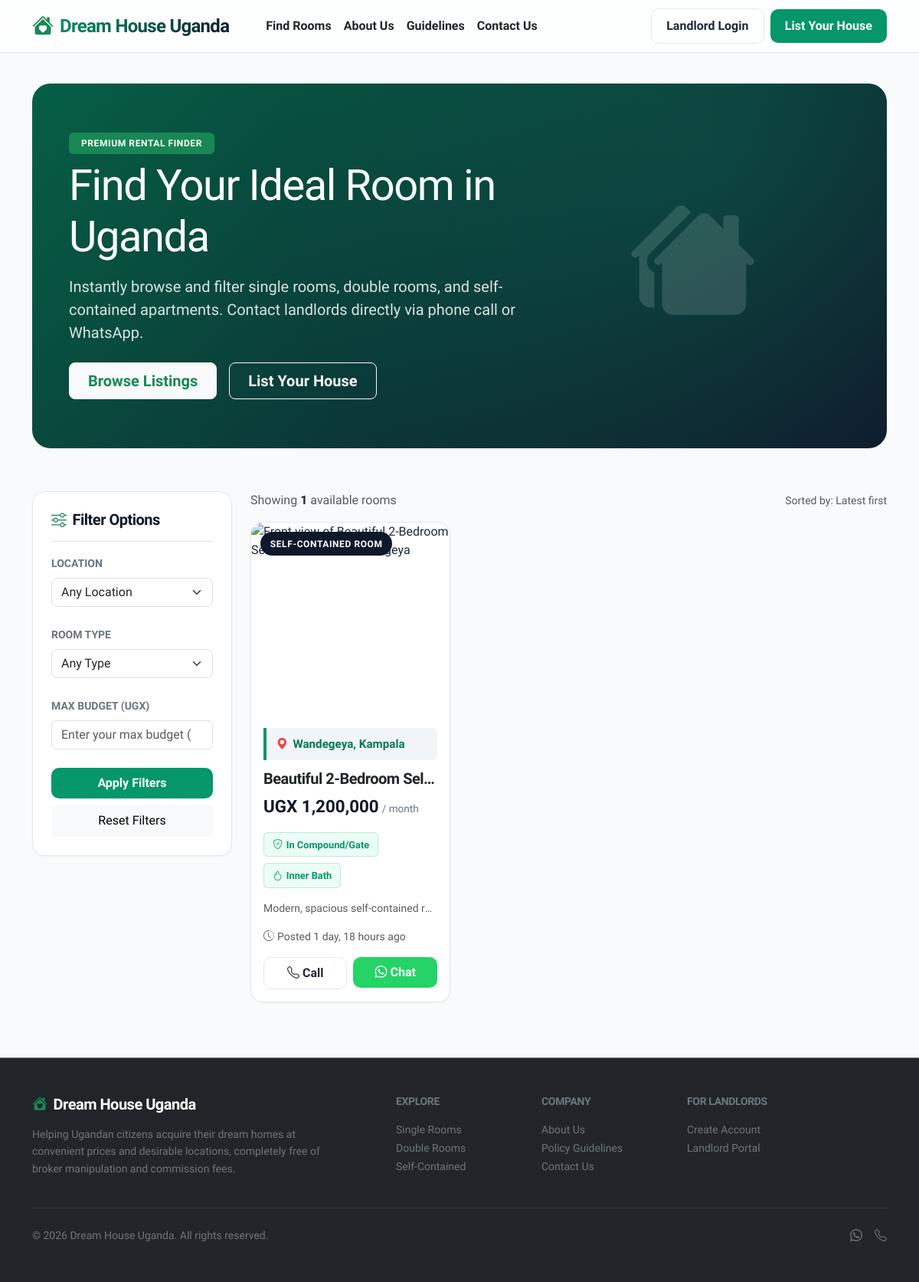
/, run on an earlier commit of the app's database.
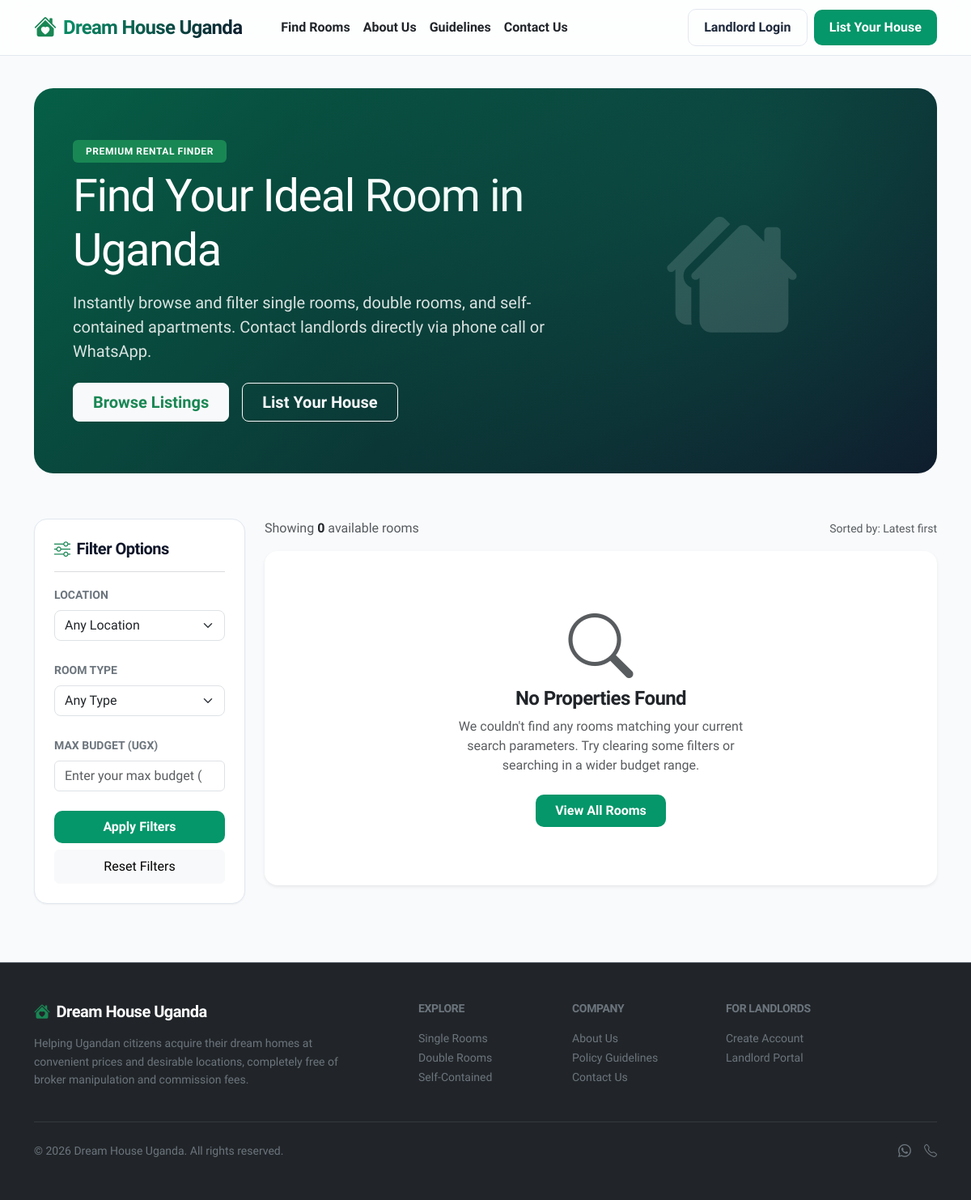
And on a later commit of the database.
### listings/models.py (models this page shows, shortened)
class Listing(models.Model):
    ROOM_TYPES = [
        ('single', 'Single Room'),
        ('double', 'Double Room'),
        ('self_contained', 'Self-contained Room'),
    ]
    landlord = models.ForeignKey(User, on_delete=models.CASCADE, related_name='listings', limit_choices_to={'role': User.LANDLORD})
    title = models.CharField(max_length=200, help_text="Short descriptive title (e.g. Spacious Self-contained in Wandegeya)")
    room_type = models.CharField(max_length=20, choices=ROOM_TYPES, default='single')
    price_per_month = models.PositiveIntegerField(help_text="Rent price per month in UGX")
    location = models.CharField(max_length=255, help_text="Exact location (e.g. Wandegeya, Kampala)")
    telephone = models.CharField(max_length=20, help_text="Contact telephone number (e.g. +256789000000)")
    image_front = models.ImageField(upload_to='listings/images/', help_text="Front view of the house")
    image_inside = models.ImageField(upload_to='listings/images/', help_text="Inside view of the room")
    image_other = models.ImageField(upload_to='listings/images/', help_text="Any other view (e.g. compound or bathroom)")
    description = models.TextField(help_text="Detailed description of the house")
    in_gate = models.BooleanField(default=False, verbose_name="Located inside a gate")
    inner_bathroom = models.BooleanField(default=False, verbose_name="Has inner bathroom")
    is_available = models.BooleanField(default=True, verbose_name="Available")
    is_taken = models.BooleanField(default=False, verbose_name="Marked as taken")
    created_at = models.DateTimeField(auto_now_add=True)
    updated_at = models.DateTimeField(auto_now=True)
    class Meta:
        ordering = ['-created_at']
    @property
    def price_formatted(self):
        return f"UGX {self.price_per_month:,}"
    @property
    def whatsapp_url(self):
        digits_only = ''.join(c for c in self.telephone if c.isdigit())
        if digits_only.startswith('0'):
            clean_phone = '256' + digits_only[1:]
        elif digits_only.startswith('7') and len(digits_only) == 9:
            clean_phone = '256' + digits_only
        else:
            clean_phone = digits_only
        message = f"Hello! I saw your listing on Dream House Uganda for a {self.get_room_type_display()} in {self.location} ({self.price_formatted}/month). Is it still available?"
        encoded_message = urllib.parse.quote(message)
        return f"https://wa.me/{clean_phone}?text={encoded_message}"

### listings/views.py (the view)
# urls.py: path('', views.home_page, name='home'),
def home_page(request):
    listings = Listing.objects.filter(is_available=True)
    existing_locations = Listing.objects.filter(is_available=True).values_list('location', flat=True).distinct()
    location_list = sorted(list(set(loc.strip() for loc in existing_locations if loc)))
    max_db_price = Listing.objects.filter(is_available=True).aggregate(Max('price_per_month'))['price_per_month__max'] or 2000000
    search_location = request.GET.get('location', '').strip()
    room_type = request.GET.get('room_type', '')
    price_max = request.GET.get('price_max', '')
    if search_location:
        listings = listings.filter(location__icontains=search_location)
    if room_type:
        listings = listings.filter(room_type=room_type)
    if price_max:
        try:
            listings = listings.filter(price_per_month__lte=int(price_max))
        except ValueError:
            pass
    context = {
        'listings': listings,
        'location_list': location_list,
        'selected_location': search_location,
        'selected_room_type': room_type,
        'selected_price_max': price_max,
        'max_price_limit': max_db_price,
    }
    return render(request, 'listings/home.html', context)

### listings/templates/listings/home.html (shortened to what this page needs)
{% extends 'listings/base.html' %}
{% load static %}
{% block content %}
<div class="container">
    <div class="hero-section text-center text-md-start px-4 px-md-5">
        <div class="row align-items-center">
            <div class="col-lg-7">
                <span class="badge bg-success mb-2 px-3 py-2 text-uppercase fw-semibold" style="letter-spacing: 0.05em;">Premium Rental Finder</span>
                <h1 class="text-white display-4 fw-extrabold mb-3">Find Your Ideal Room in Uganda</h1>
                <p class="text-light-50 fs-5 mb-4" style="opacity: 0.85;">
                    Instantly browse and filter single rooms, double rooms, and self-contained apartments. Contact landlords directly via phone call or WhatsApp.
                </p>
                <div class="d-flex flex-wrap gap-3 justify-content-center justify-content-md-start">
                    <a href="#listings-section" class="btn btn-light btn-lg fw-bold text-success px-4">Browse Listings</a>
                    <a href="{% url 'register' %}" class="btn btn-outline-light btn-lg fw-bold px-4">List Your House</a>
                </div>
            </div>
            <div class="col-lg-5 d-none d-lg-block text-center">
                <i class="bi bi-houses-fill" style="font-size: 10rem; color: rgba(255,255,255,0.15);"></i>
            </div>
        </div>
    </div>
    <div class="row g-4 mt-1" id="listings-section">
        <div class="col-md-4 col-lg-3 d-none d-md-block">
            <div class="filter-card rounded-4">
                <h5 class="fw-bold mb-3 d-flex align-items-center gap-2">
                    <i class="bi bi-sliders text-success"></i> Filter Options
                </h5>
                <hr class="my-3 text-secondary">
                <form method="GET" action="{% url 'home' %}">
                    <div class="mb-4">
                        <label class="form-label small text-uppercase fw-bold text-secondary">Location</label>
                        <select name="location" class="form-select rounded-3">
                            <option value="">Any Location</option>
                        </select>
                    </div>
                    <div class="mb-4">
                        <label class="form-label small text-uppercase fw-bold text-secondary">Room Type</label>
                        <select name="room_type" class="form-select rounded-3">
                            <option value="">Any Type</option>
                        </select>
                    </div>
                    <div class="mb-4">
                        <label class="form-label small text-uppercase fw-bold text-secondary">Max Budget (UGX)</label>
                        <input type="number" class="form-control" name="price_max" placeholder="Enter your max budget (optional)" value="{% if selected_price_max %}{{ selected_price_max }}{% endif %}">
                    </div>
                    <div class="d-grid gap-2">
                        <button type="submit" class="btn btn-emerald py-2">Apply Filters</button>
                        <a href="{% url 'home' %}" class="btn btn-light py-2">Reset Filters</a>
                    </div>
                </form>
            </div>
        </div>
        <div class="col-md-8 col-lg-9">
            <div class="d-flex justify-content-between align-items-center mb-3">
                <p class="text-muted mb-0">
                    Showing <span class="fw-bold text-dark">{{ listings|length }}</span> available rooms
                </p>
                <div class="dropdown">
                    <span class="text-muted small">Sorted by: Latest first</span>
                </div>
            </div>
            {% if listings %}
                <div class="row g-4">
                    {% for listing in listings %}
                        <div class="col-sm-6 col-lg-4">
                            <div class="listing-card">
                                <div class="card-img-container">
                                    <span class="room-type-badge">{{ listing.get_room_type_display }}</span>
                                    <div id="carouselCard{{ listing.id }}" class="carousel slide h-100" data-bs-ride="false" data-bs-interval="false">
                                        <div class="carousel-indicators">
                                            <button type="button" data-bs-target="#carouselCard{{ listing.id }}" data-bs-slide-to="0" class="active" aria-current="true" aria-label="Slide 1"></button>
                                            <button type="button" data-bs-target="#carouselCard{{ listing.id }}" data-bs-slide-to="1" aria-label="Slide 2"></button>
                                            <button type="button" data-bs-target="#carouselCard{{ listing.id }}" data-bs-slide-to="2" aria-label="Slide 3"></button>
                                        </div>
                                        <div class="carousel-inner h-100">
                                            <div class="carousel-item active h-100">
                                            </div>
                                        </div>
                                        <button class="carousel-control-prev" type="button" data-bs-target="#carouselCard{{ listing.id }}" data-bs-slide="prev">
                                            <span class="carousel-control-prev-icon" aria-hidden="true"></span>
                                        </button>
                                        <button class="carousel-control-next" type="button" data-bs-target="#carouselCard{{ listing.id }}" data-bs-slide="next">
                                            <span class="carousel-control-next-icon" aria-hidden="true"></span>
                                        </button>
                                    </div>
                                </div>
                                <div class="card-body p-3 d-flex flex-column">
                                    <div class="listing-location-wrapper">
                                        <div class="location-text">
                                            <i class="bi bi-geo-alt-fill location-icon-pulse"></i>
                                            <span>{{ listing.location }}</span>
                                        </div>
                                    </div>
                                    <h5 class="card-title fw-bold text-truncate mb-2" title="{{ listing.title }}">
                                        <a href="{% url 'listing_detail' listing.id %}" class="text-decoration-none text-dark">{{ listing.title }}</a>
                                    </h5>
                                    <div class="mb-3 d-flex align-items-baseline gap-1">
                                        <span class="price-tag">{{ listing.price_formatted }}</span>
                                        <span class="price-period">/ month</span>
                                    </div>
                                    <div class="d-flex flex-wrap gap-2 mb-3">
                                        {% if listing.in_gate %}
                                            <span class="spec-tag active"><i class="bi bi-shield-check"></i> In Compound/Gate</span>
                                        {% endif %}
                                        {% if listing.inner_bathroom %}
                                            <span class="spec-tag active"><i class="bi bi-droplet"></i> Inner Bath</span>
                                        {% endif %}
                                    </div>
                                    <p class="text-muted small text-truncate mb-3">{{ listing.description }}</p>
                                    <div class="mt-auto">
                                        <div class="text-muted small mb-3 d-flex align-items-center gap-1">
                                            <i class="bi bi-clock-history"></i> Posted {{ listing.created_at|timesince }} ago
                                        </div>
                                        <div class="row g-2">
                                            <div class="col-6">
                                                <a href="tel:{{ listing.telephone }}" class="btn btn-outline-custom w-100 py-2 d-flex align-items-center justify-content-center gap-1">
                                                    <i class="bi bi-telephone"></i> Call
                                                </a>
                                            </div>
                                            <div class="col-6">
                                                <a href="{{ listing.whatsapp_url }}" target="_blank" class="btn btn-whatsapp w-100 py-2 d-flex align-items-center justify-content-center gap-1">
                                                    <i class="bi bi-whatsapp"></i> Chat
                                                </a>
                                            </div>
                                        </div>
                                    </div>
                                </div>
                            </div>
                        </div>
                    {% endfor %}
                </div>
            {% else %}
                <div class="card border-0 shadow-sm text-center py-5 px-4 rounded-4 mt-3">
                    <div class="py-4">
                        <i class="bi bi-search text-muted display-1 mb-3"></i>
                        <h4 class="fw-bold text-dark mb-2">No Properties Found</h4>
                        <p class="text-muted mx-auto mb-4" style="max-width: 400px;">
                            We couldn't find any rooms matching your current search parameters. Try clearing some filters or searching in a wider budget range.
                        </p>
                        <a href="{% url 'home' %}" class="btn btn-emerald px-4 py-2">View All Rooms</a>
                    </div>
                </div>
            {% endif %}
        </div>
    </div>
</div>
{% endblock %}

What changed in the data, as far as the page shows it:
removed Listing: room_type "SELF-CONTAINED ROOM", location "Wandegeya, Kampala", title "Beautiful 2-Bedroom Sel…", price_formatted "UGX 1,200,000", in_gate True (drawn), inner_bathroom True (drawn), description "Modern, spacious self-contained r…", created_at "1 day, 18 hours"
Also different on the page:
{{ listings|length }}: "1" → "0"
text now shown: "No Properties Found We couldn't find any rooms matching your current search parameters. Try clearing some filters or searching in a wider budget range. View All Rooms"
